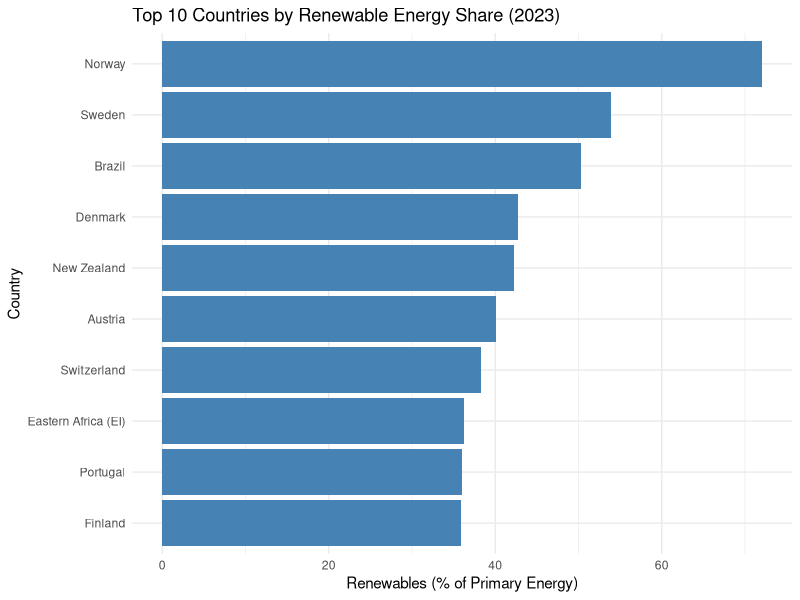

Here is the R script that generated this plot:
## ---- chunk 1
library(tidyverse)
data <- read_csv("renewable-share-energy.csv/renewable-share-energy.csv")
head(data)

top10 <- data %>%
  filter(Year == 2023, 
         !Entity %in% c("World", "Africa", "Asia", "Europe", "North America", 
                        "South America", "Oceania")) %>%
  arrange(desc(`Renewables (% equivalent primary energy)`)) %>%
  slice(1:10)

top10

## ---- chunk 2
library(ggplot2)

ggplot(top10, aes(x = reorder(Entity, `Renewables (% equivalent primary energy)`), 
                  y = `Renewables (% equivalent primary energy)`)) +
  geom_col(fill = "steelblue") +
  coord_flip() +
  labs(
    title = "Top 10 Countries by Renewable Energy Share (2023)",
    x = "Country",
    y = "Renewables (% of Primary Energy)"
  ) +
  theme_minimal()

